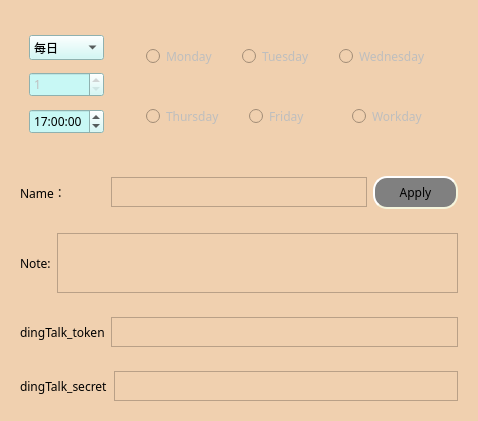
<?xml version="1.0" encoding="UTF-8"?>
<ui version="4.0">
 <class>Schedule</class>
 <widget class="QWidget" name="Schedule">
  <property name="geometry">
   <rect>
    <x>0</x>
    <y>0</y>
    <width>450</width>
    <height>415</height>
   </rect>
  </property>
  <property name="windowTitle">
   <string>Schedule</string>
  </property>
  <property name="styleSheet">
   <string notr="true">QWidget{
background-color: rgb(240,208,175) ;
}
QPushButton{
    background-color: gray;
    border-style: outset;
    border-width: 2px;
    border-color: beige;
    border-radius: 14px;
    padding: 6px;
	font-family: Lucida Bright;
    }
QRadioButton{
font-family: Lucida Bright;
}
QLabel{
	font-family: Lucida Bright;
	}
QTextEdit{
	font-family: Lucida Bright;
	}
QComboBox{
	background-color: rgb(200,248,245);
	font-family: Lucida Bright;
	}
QTimeEdit{
background-color: rgb(200,248,245);
    font-family: Lucida Bright;
    }
QDateEdit{
background-color: rgb(200,248,245);
    font-family: Lucida Bright;
    }
</string>
  </property>
  <layout class="QVBoxLayout" name="verticalLayout_3">
   <item>
    <widget class="QWidget" name="widget_5" native="true">
     <property name="minimumSize">
      <size>
       <width>0</width>
       <height>150</height>
      </size>
     </property>
     <layout class="QHBoxLayout" name="horizontalLayout_3">
      <item>
       <widget class="QWidget" name="widget_4" native="true">
        <layout class="QVBoxLayout" name="verticalLayout_2">
         <item>
          <widget class="QComboBox" name="comboBox_select">
           <property name="enabled">
            <bool>true</bool>
           </property>
           <item>
            <property name="text">
             <string>每日</string>
            </property>
           </item>
           <item>
            <property name="text">
             <string>每周</string>
            </property>
           </item>
           <item>
            <property name="text">
             <string>每月</string>
            </property>
           </item>
          </widget>
         </item>
         <item>
          <widget class="QDateEdit" name="dateEdit">
           <property name="enabled">
            <bool>false</bool>
           </property>
           <property name="displayFormat">
            <string>d</string>
           </property>
           <property name="date">
            <date>
             <year>2023</year>
             <month>1</month>
             <day>1</day>
            </date>
           </property>
          </widget>
         </item>
         <item>
          <widget class="QTimeEdit" name="timeEdit">
           <property name="time">
            <time>
             <hour>17</hour>
             <minute>0</minute>
             <second>0</second>
            </time>
           </property>
          </widget>
         </item>
        </layout>
       </widget>
      </item>
      <item>
       <widget class="QWidget" name="widget_radio" native="true">
        <property name="enabled">
         <bool>false</bool>
        </property>
        <layout class="QVBoxLayout" name="verticalLayout">
         <item>
          <widget class="QWidget" name="widget_radio1" native="true">
           <layout class="QHBoxLayout" name="horizontalLayout">
            <item>
             <widget class="QWidget" name="widget_3" native="true">
              <layout class="QHBoxLayout" name="horizontalLayout_7">
               <item>
                <widget class="QRadioButton" name="radioButton_mon">
                 <property name="text">
                  <string>Monday</string>
                 </property>
                </widget>
               </item>
              </layout>
             </widget>
            </item>
            <item>
             <widget class="QWidget" name="widget_6" native="true">
              <layout class="QHBoxLayout" name="horizontalLayout_8">
               <item>
                <widget class="QRadioButton" name="radioButton_tue">
                 <property name="text">
                  <string>Tuesday</string>
                 </property>
                </widget>
               </item>
              </layout>
             </widget>
            </item>
            <item>
             <widget class="QWidget" name="widget_7" native="true">
              <layout class="QHBoxLayout" name="horizontalLayout_9">
               <item>
                <widget class="QRadioButton" name="radioButton_wed">
                 <property name="text">
                  <string>Wednesday</string>
                 </property>
                </widget>
               </item>
              </layout>
             </widget>
            </item>
           </layout>
          </widget>
         </item>
         <item>
          <widget class="QWidget" name="widget_radio2" native="true">
           <layout class="QHBoxLayout" name="horizontalLayout_2">
            <item>
             <widget class="QWidget" name="widget" native="true">
              <layout class="QHBoxLayout" name="horizontalLayout_5">
               <item>
                <widget class="QRadioButton" name="radioButton_thu">
                 <property name="text">
                  <string>Thursday</string>
                 </property>
                </widget>
               </item>
              </layout>
             </widget>
            </item>
            <item>
             <widget class="QWidget" name="widget_2" native="true">
              <layout class="QHBoxLayout" name="horizontalLayout_6">
               <item>
                <widget class="QRadioButton" name="radioButton_fri">
                 <property name="text">
                  <string>Friday</string>
                 </property>
                </widget>
               </item>
              </layout>
             </widget>
            </item>
            <item>
             <widget class="QWidget" name="widget_8" native="true">
              <layout class="QHBoxLayout" name="horizontalLayout_10">
               <item>
                <widget class="QRadioButton" name="radioButton_workday">
                 <property name="text">
                  <string>Workday</string>
                 </property>
                </widget>
               </item>
              </layout>
             </widget>
            </item>
           </layout>
          </widget>
         </item>
        </layout>
       </widget>
      </item>
     </layout>
    </widget>
   </item>
   <item>
    <widget class="QWidget" name="widget_apply" native="true">
     <layout class="QHBoxLayout" name="horizontalLayout_4">
      <item>
       <widget class="QLabel" name="label">
        <property name="text">
         <string>Name：</string>
        </property>
       </widget>
      </item>
      <item>
       <widget class="QTextEdit" name="textEdit">
        <property name="sizePolicy">
         <sizepolicy hsizetype="Fixed" vsizetype="Fixed">
          <horstretch>0</horstretch>
          <verstretch>0</verstretch>
         </sizepolicy>
        </property>
        <property name="maximumSize">
         <size>
          <width>16777215</width>
          <height>30</height>
         </size>
        </property>
       </widget>
      </item>
      <item>
       <widget class="QPushButton" name="pushButton_apply">
        <property name="text">
         <string>Apply</string>
        </property>
       </widget>
      </item>
     </layout>
    </widget>
   </item>
   <item>
    <widget class="QWidget" name="widget_note" native="true">
     <layout class="QHBoxLayout" name="horizontalLayout_11">
      <item>
       <widget class="QLabel" name="label_note">
        <property name="text">
         <string>Note:</string>
        </property>
       </widget>
      </item>
      <item>
       <widget class="QTextEdit" name="textEdit_note">
        <property name="maximumSize">
         <size>
          <width>16777215</width>
          <height>60</height>
         </size>
        </property>
       </widget>
      </item>
     </layout>
    </widget>
   </item>
   <item>
    <widget class="QWidget" name="widget_9" native="true">
     <property name="maximumSize">
      <size>
       <width>16777215</width>
       <height>60</height>
      </size>
     </property>
     <layout class="QHBoxLayout" name="horizontalLayout_12">
      <item>
       <widget class="QLabel" name="label_token">
        <property name="text">
         <string>dingTalk_token</string>
        </property>
       </widget>
      </item>
      <item>
       <widget class="QTextEdit" name="textEdit_token">
        <property name="maximumSize">
         <size>
          <width>16777215</width>
          <height>30</height>
         </size>
        </property>
       </widget>
      </item>
     </layout>
    </widget>
   </item>
   <item>
    <widget class="QWidget" name="widget_10" native="true">
     <layout class="QHBoxLayout" name="horizontalLayout_13">
      <item>
       <widget class="QLabel" name="label_secret">
        <property name="text">
         <string>dingTalk_secret</string>
        </property>
       </widget>
      </item>
      <item>
       <widget class="QTextEdit" name="textEdit_secret">
        <property name="maximumSize">
         <size>
          <width>16777215</width>
          <height>30</height>
         </size>
        </property>
       </widget>
      </item>
     </layout>
    </widget>
   </item>
  </layout>
 </widget>
 <resources/>
 <connections/>
</ui>
